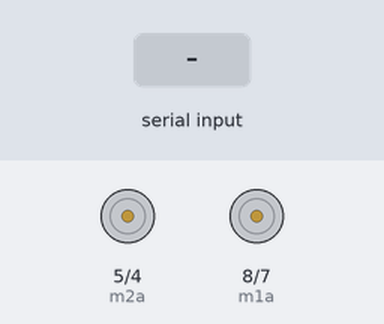
A sketch run on a simulated Arduino Uno, built with avr-gcc and run on an emulated ATmega328P. Shown: motor-driver pin pairs drawn as motors (green arrow = first pin HIGH = forward, orange = second pin HIGH = backward, longer = more drive). The inputs (shaded band) are chosen by the test bench.

Above: at 1.2 s.
1.3 s: "F" received over Serial
At 1.8 s:
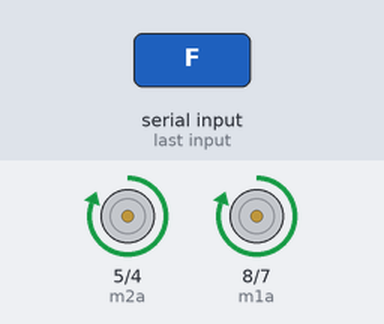
2.8 s: "B" received over Serial
At 4.0 s:
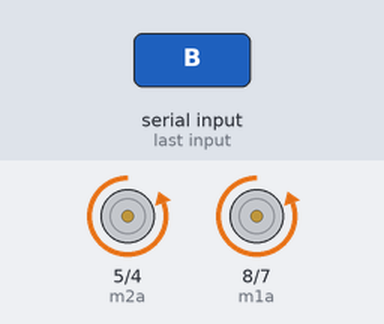
4.3 s: "L" received over Serial
At 5.3 s:
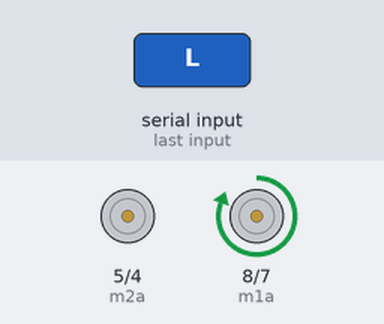
5.8 s: "R" received over Serial
At 6.4 s:
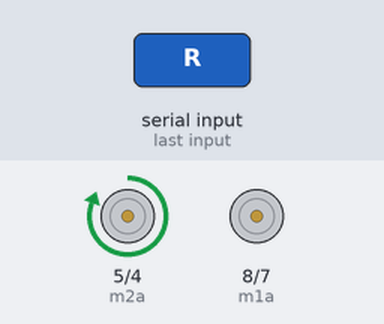
7.3 s: "S" received over Serial
At 8.7 s:
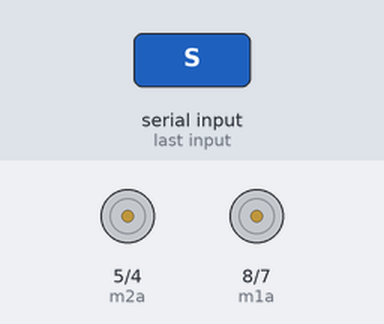
Timing chart, 0 to 9.8 s (numbered marks = the images above; inputs shaded):
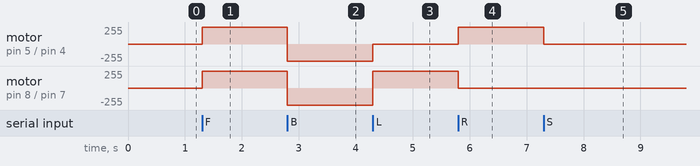

Measured:
- after the input at 1.3 s, motor on pin 5 (m2a) / pin 4 (m2b), motor on pin 8 (m1a) / pin 7 (m1b): stopped → forward 255/255 at once
- after the input at 2.8 s, motor on pin 5 (m2a) / pin 4 (m2b), motor on pin 8 (m1a) / pin 7 (m1b): forward 255/255 → backward 255/255 at once
- after the input at 4.3 s, motor on pin 5 (m2a) / pin 4 (m2b): backward 255/255 → stopped at once; motor on pin 8 (m1a) / pin 7 (m1b): backward 255/255 → forward 255/255 at once
- after the input at 5.8 s, motor on pin 5 (m2a) / pin 4 (m2b): stopped → forward 255/255 at once; motor on pin 8 (m1a) / pin 7 (m1b): forward 255/255 → stopped at once
- after the input at 7.3 s, motor on pin 5 (m2a) / pin 4 (m2b): forward 255/255 → stopped at once

The sketch:

carBluetooth.ino
```cpp
//Pinos de acionamento do motor Direito
const int m1a = 8;
const int m1b = 7;

//Pinos de acionamento do motor Esquerdo
const int m2a = 5;
const int m2b = 4;

//Valor incial vinda da serial
char serialMsg = 'S';

void setup() {
  Serial.begin(9600);

  pinMode(m1a, OUTPUT);
  pinMode(m1b, OUTPUT);
  pinMode(m2a, OUTPUT);
  pinMode(m2b, OUTPUT);

  parar();
}

void loop() {
  serialMsg = Serial.read();
  switch (serialMsg) {
    case 'F':
      paraFrente();
      break;
    case 'B':
      paraTras();
      break;
    case 'L':
      paraEsquerda();
      break;
    case 'R':
      paraDireita();
      break;
    case 'S':
      parar();
      break;
  }
}

void paraFrente() {
  digitalWrite(m1a, HIGH);
  digitalWrite(m1b, LOW);
  digitalWrite(m2a, HIGH);
  digitalWrite(m2b, LOW);
}

void paraTras() {
  digitalWrite(m1a, LOW);
  digitalWrite(m1b, HIGH);
  digitalWrite(m2a, LOW);
  digitalWrite(m2b, HIGH);
}

void paraDireita() {
  digitalWrite(m1a, LOW);
  digitalWrite(m1b, LOW);
  digitalWrite(m2a, HIGH);
  digitalWrite(m2b, LOW);
}

void paraEsquerda() {
  digitalWrite(m1a, HIGH);
  digitalWrite(m1b, LOW);
  digitalWrite(m2a, LOW);
  digitalWrite(m2b, LOW);
}

void parar() {
  digitalWrite(m1a, LOW);
  digitalWrite(m1b, LOW);
  digitalWrite(m2a, LOW);
  digitalWrite(m2b, LOW);
}
```
